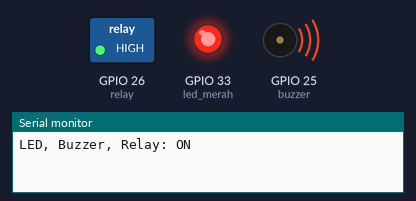
The sketch below on a simulated ESP32. Parts: switched loads named in the sketch (green lamp = pin HIGH), output pins drawn as LEDs (lit = HIGH), buzzer (waves = sounding, pin HIGH), the last lines printed to the serial monitor.

Above: at 0.2 s.
At 1.7 s:
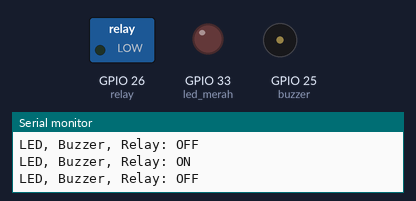
Timing chart, 0 to 3.0 s (numbered marks = the images above):
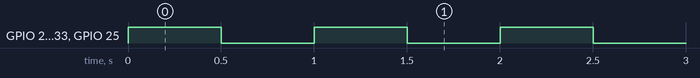

Measured:
- by itself, GPIO 26 (relay), GPIO 33 (led_merah), GPIO 25 (buzzer): alternates HIGH for 0.50 s and LOW for 0.50 s

The sketch:

output_test.ino
```cpp
const int led_merah = 33;
const int buzzer    = 25;
const int relay     = 26;

void setup() {
  Serial.begin(115200);
  pinMode(led_merah, OUTPUT);
  pinMode(buzzer, OUTPUT);
  pinMode(relay, OUTPUT);

  digitalWrite(led_merah, LOW);
  digitalWrite(buzzer, LOW);
  digitalWrite(relay, LOW);
}

void loop() {
  digitalWrite(led_merah, HIGH);
  digitalWrite(buzzer, HIGH);
  digitalWrite(relay, HIGH);
  Serial.println("LED, Buzzer, Relay: ON");
  delay(500);

  digitalWrite(led_merah, LOW);
  digitalWrite(buzzer, LOW);
  digitalWrite(relay, LOW);
  Serial.println("LED, Buzzer, Relay: OFF");
  delay(500);
}
```
